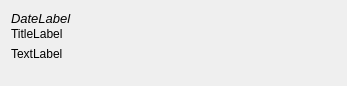
<?xml version="1.0" encoding="UTF-8"?>
<ui version="4.0">
 <class>NewsItemWidget</class>
 <widget class="QWidget" name="NewsItemWidget">
  <property name="geometry">
   <rect>
    <x>0</x>
    <y>0</y>
    <width>347</width>
    <height>86</height>
   </rect>
  </property>
  <property name="windowTitle">
   <string>Form</string>
  </property>
  <layout class="QHBoxLayout" name="horizontalLayout" stretch="0,1">
   <property name="spacing">
    <number>8</number>
   </property>
   <item>
    <layout class="QVBoxLayout" name="TagsLayout">
     <property name="spacing">
      <number>5</number>
     </property>
    </layout>
   </item>
   <item>
    <layout class="QVBoxLayout" name="ContentsLayout" stretch="0,0,0,1">
     <property name="spacing">
      <number>1</number>
     </property>
     <item>
      <widget class="QLabel" name="DateLabel">
       <property name="font">
        <font>
         <pointsize>10</pointsize>
         <italic>true</italic>
        </font>
       </property>
       <property name="text">
        <string notr="true">DateLabel</string>
       </property>
      </widget>
     </item>
     <item>
      <widget class="QLabel" name="TitleLabel">
       <property name="minimumSize">
        <size>
         <width>1</width>
         <height>0</height>
        </size>
       </property>
       <property name="text">
        <string notr="true">TitleLabel</string>
       </property>
       <property name="wordWrap">
        <bool>true</bool>
       </property>
      </widget>
     </item>
     <item>
      <spacer name="verticalSpacer">
       <property name="orientation">
        <enum>Qt::Vertical</enum>
       </property>
       <property name="sizeHint" stdset="0">
        <size>
         <width>20</width>
         <height>5</height>
        </size>
       </property>
      </spacer>
     </item>
     <item>
      <widget class="QLabel" name="TextLabel">
       <property name="minimumSize">
        <size>
         <width>1</width>
         <height>0</height>
        </size>
       </property>
       <property name="maximumSize">
        <size>
         <width>16777215</width>
         <height>16777215</height>
        </size>
       </property>
       <property name="text">
        <string notr="true">TextLabel</string>
       </property>
       <property name="textFormat">
        <enum>Qt::RichText</enum>
       </property>
       <property name="alignment">
        <set>Qt::AlignLeading|Qt::AlignLeft|Qt::AlignTop</set>
       </property>
       <property name="wordWrap">
        <bool>true</bool>
       </property>
       <property name="openExternalLinks">
        <bool>true</bool>
       </property>
      </widget>
     </item>
    </layout>
   </item>
  </layout>
 </widget>
 <resources/>
 <connections/>
</ui>
